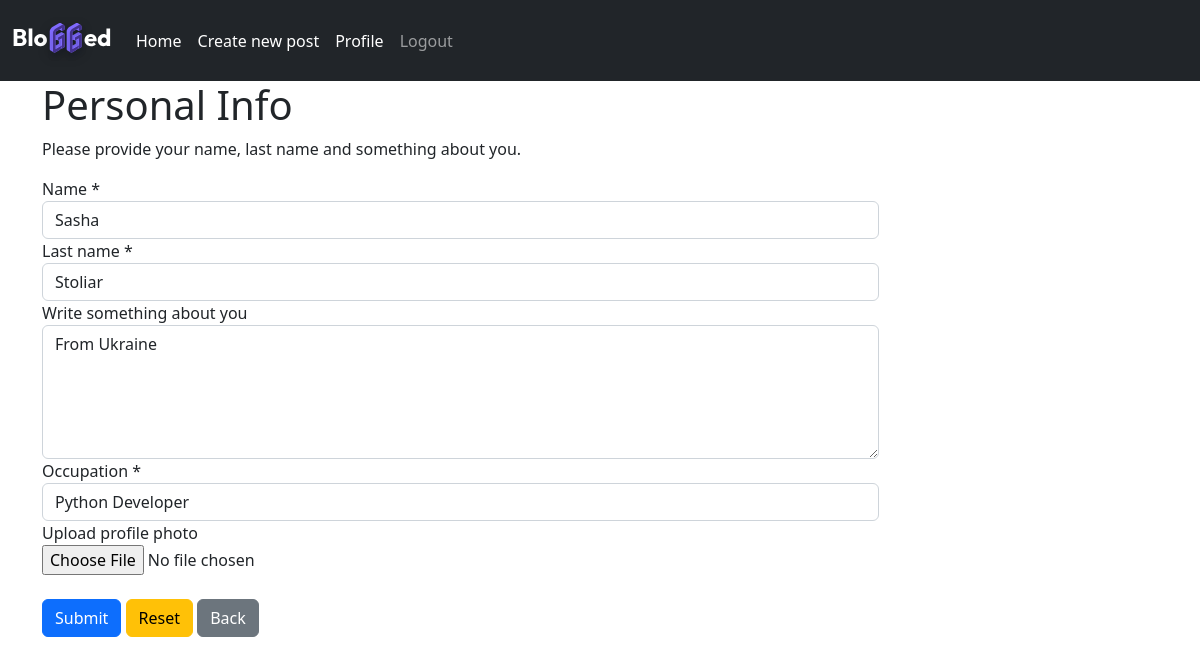
The page /edit-profile (signed in) on the database its author committed.
### website/models.py (models this page shows)
class User(db.Model, UserMixin):
    id = db.Column(db.Integer, primary_key=True)
    email = db.Column(db.String(150), unique=True)
    username = db.Column(db.String(150), unique=True)
    password = db.Column(db.String(150))
    date_created = db.Column(db.DateTime(timezone=True), default=func.now())
    name = db.Column(db.String(150), default='')
    last_name = db.Column(db.String(150), default='')
    about_user = db.Column(db.Text(400), default='')
    occupation = db.Column(db.String(150), default='')
    profile_photo_path = db.Column(db.String, default="website/static/uploads\default.png")
    posts = db.relationship("Post", backref='user', passive_deletes=True)
    comments = db.relationship("Comment", backref='user', passive_deletes=True)
    likes = db.relationship("Like", backref='user', passive_deletes=True)

### website/views.py (the view, shortened to what this page needs)
@views.route('/edit-profile', methods=['GET', 'POST'])
@login_required
def edit_profile():
    return render_template('edit_profile.html', user=current_user)

### website/__init__.py (called while the page is built)
def create_app():
    app = Flask(__name__)
    app.config['SECRET_KEY'] = "helloworld"
    app.config['SQLALCHEMY_DATABASE_URI'] = f'sqlite:///{DB_NAME}'
    app.config['UPLOAD_FOLDER'] = UPLOAD_FOLDER
    db.init_app(app)
    from .views import views
    from .auth import auth
    app.register_blueprint(views, url_prefics="/")
    app.register_blueprint(auth, url_prefics="/")
    from .models import User, Post, Comment, Like, Reply
    create_database(app)
    login_manager = LoginManager()
    login_manager.login_view = "auth.login"
    login_manager.init_app(app)
    @login_manager.user_loader
    def load_user(id):
        return User.query.get(int(id))
    return app

### website/templates/edit_profile.html (shortened to what this page needs)
{% extends 'base.html' %}
{% block content %}
    <div class="row">
        <div class="col-md-12">
          <form method="post" enctype="multipart/form-data">
              <div class="panel panel-default">
                  <div class="panel-heading">
                    <h1 class="panel-title">Personal Info</h1>
                    <p>Please provide your name, last name and something about you.</p>
                  </div>
                  <div class="panel-body">
                    <div class="form-group">
                      <label for="user-name" class="col-sm-3 control-label">Name <span class="asterisk">*</span></label>
                      <div class="col-sm-9">
                        <input id="user-name" type="text" name="name" class="form-control" placeholder="Type your name..." value="{{ user.name }}" required/>
                      </div>
                    </div>
                    <div class="form-group">
                      <label for="user-last-name" class="col-sm-3 control-label">Last name <span class="asterisk">*</span></label>
                      <div class="col-sm-9">
                        <input id="user-last-name" type="text" name="last-name" class="form-control" placeholder="Type your last name..." value="{{ user.last_name }}" required />
                      </div>
                    </div>
                    <div class="form-group">
                      <label for="about-user" class="col-sm-3 control-label">Write something about you </label>
                      <div class="col-sm-9">
                        <textarea id="about-user" name="about" rows="5" class="form-control" placeholder="Type something about you...">{{ user.about_user }}</textarea>
                      </div>
                    </div>
                    <div class="form-group">
                      <label for="occupation" class="col-sm-3 control-label">Occupation <span class="asterisk">*</span></label>
                      <div class="col-sm-9">
                        <input id="occupation" name="occupation" class="form-control" placeholder="For example: Backend Dev" value="{{ user.occupation }}" required>
                      </div>
                    </div>
                    <div class="form-group">
                      <label for="profile-photo">Upload profile photo</label>
                      <div class="col-sm-9">
                        <input type="file" name="profile-photo" id="profile-photo">
                      </div>
                    </div>
                  </div>
              </div>
                <br>
                  <div class="panel-footer">
                    <div class="row">
                      <div class="col-sm-9 col-sm-offset-3">
                        <button  type="submit" class="btn btn-primary">Submit</button>
                        <button type="reset" class="btn btn-warning">Reset</button>
                        <a href="/profile/{{ user.username }}"><button type="button" class="btn btn-secondary">Back</button></a>
                      </div>
                    </div>
                  </div>
          </form>
        </div>
      </div>
{% endblock %}

### rows shown on the page
User: name "Sasha", last-name "Stoliar", about "From Ukraine", occupation "Python Developer"
